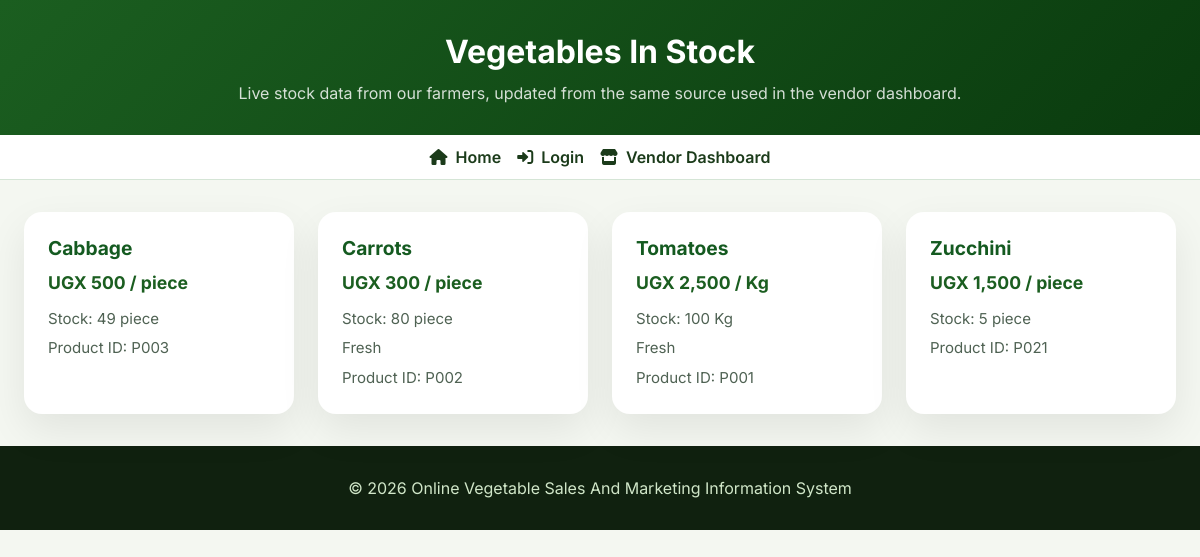
Page /vegetables_in_stock.php on the committed database.
### tables this page shows
CREATE TABLE `product` (
  `pdt_id` varchar(5) NOT NULL,
  `pdt_name` char(10) NOT NULL,
  `pdt_type` char(10) DEFAULT NULL,
  `price_per_unit` float NOT NULL,
  `description_age` char(10) DEFAULT NULL,
  `qty_in_stock` int NOT NULL,
  `unit_of_measure` char(10) NOT NULL,
  `f_id` varchar(5) DEFAULT NULL,
  PRIMARY KEY (`pdt_id`),
  KEY `f_id` (`f_id`)
);

### stock_cards.php (the view, shortened to what this page needs)
<?php if ($products && $products->num_rows > 0): ?>
    <div class="container">
        <?php while ($product = $products->fetch_assoc()): ?>
            <article class="card">
                <div class="card-content">
                    <h3><?php echo htmlspecialchars($product['pdt_name']); ?></h3>
                    <div class="price">UGX <?php echo number_format($product['price_per_unit']); ?> / <?php echo htmlspecialchars($product['unit_of_measure']); ?></div>
                    <div class="meta">
                        <span>Stock: <?php echo htmlspecialchars($product['qty_in_stock']); ?> <?php echo htmlspecialchars($product['unit_of_measure']); ?></span>
                        <?php if (!empty($product['description_age'])): ?>
                            <span><?php echo htmlspecialchars($product['description_age']); ?></span>
                        <?php endif; ?>
                        <span>Product ID: <?php echo htmlspecialchars($product['pdt_id']); ?></span>
                    </div>
                </div>
            </article>
        <?php endwhile; ?>
    </div>
<?php endif; ?>

### vegetables_in_stock.php (shortened to what this page needs)
<?php
$conn = new mysqli('localhost', 'root', '', 'vegetable_database');
$products = $conn->query("SELECT p.*, f.f_name, f.l_name FROM product p LEFT JOIN farmer f ON p.f_id = f.f_id WHERE p.qty_in_stock > 0 ORDER BY p.pdt_name ASC");
?>
<!DOCTYPE html>
<html lang="en">
<head>
    <link rel="stylesheet" href="https://cdnjs.cloudflare.com/ajax/libs/font-awesome/6.0.0-beta3/css/all.min.css">
</head>
<body>
<header>
    <h1>Vegetables In Stock</h1>
    <p style="opacity:0.82; margin-top: 0.75rem;">Live stock data from our farmers, updated from the same source used in the vendor dashboard.</p>
</header>
<nav>
    <ul>
        <li><a href="index.html"><i class="fas fa-home"></i> Home</a></li>
        <li><a href="login.php"><i class="fas fa-sign-in-alt"></i> Login</a></li>
        <li><a href="vendor_dashboard.php"><i class="fas fa-store"></i> Vendor Dashboard</a></li>
    </ul>
</nav>
<main>
    <?php include 'stock_cards.php'; ?>
</main>
<footer>
    <p>&copy; 2026 Online Vegetable Sales And Marketing Information System</p>
</footer>
</body>
</html>

### vegetables_in_stock.php (style rules this page uses)
* { margin: 0; padding: 0; box-sizing: border-box; }
body { font-family: 'Inter', sans-serif; background: #f4f7f1; color: #1b3c1a; }
header { background: linear-gradient(135deg, #1b5e20 0%, #0a3b0e 100%); color: white; text-align: center; padding: 2rem 1rem; position: relative; }
header h1 { margin: 0; font-size: 2rem; }
nav { background: rgba(255,255,255,0.95); backdrop-filter: blur(6px); border-bottom: 1px solid rgba(46,125,50,0.2); }
nav ul { list-style: none; display: flex; justify-content: center; flex-wrap: wrap; max-width: 1200px; margin: 0 auto; padding: 0.75rem 0; }
nav ul li { margin: 0 0.5rem; }
nav ul li a { color: #1b3b1a; text-decoration: none; font-weight: 600; display: inline-flex; align-items: center; gap: 0.5rem; }
.container { max-width: 1200px; margin: 2rem auto; padding: 0 1.5rem; display: grid; gap: 1.5rem; grid-template-columns: repeat(auto-fit, minmax(260px, 1fr)); }
.card { background: white; border-radius: 18px; overflow: hidden; box-shadow: 0 16px 40px rgba(0,0,0,0.08); transition: transform 0.2s ease, box-shadow 0.2s ease; }
.card-content { padding: 1.5rem; }
.card-content h3 { margin-bottom: 0.75rem; font-size: 1.2rem; color: #145a20; }
.price { font-size: 1.1rem; font-weight: 700; color: #1b5e20; margin-bottom: 0.85rem; }
.meta { font-size: 0.94rem; color: #4f6253; line-height: 1.6; }
.meta span { display: block; margin-top: 0.35rem; }
footer { text-align: center; padding: 2rem 1rem; color: #d0e6c8; background: #10210f; }

### rows in the picture
product: pdt_name "Cabbage", price_per_unit "500", unit_of_measure "piece", qty_in_stock "49", pdt_id "P003"
product: pdt_name "Carrots", price_per_unit "300", unit_of_measure "piece", qty_in_stock "80", description_age "Fresh", pdt_id "P002"
product: pdt_name "Tomatoes", price_per_unit "2,500", unit_of_measure "Kg", qty_in_stock "100", description_age "Fresh", pdt_id "P001"
product: pdt_name "Zucchini", price_per_unit "1,500", unit_of_measure "piece", qty_in_stock "5", pdt_id "P021"
